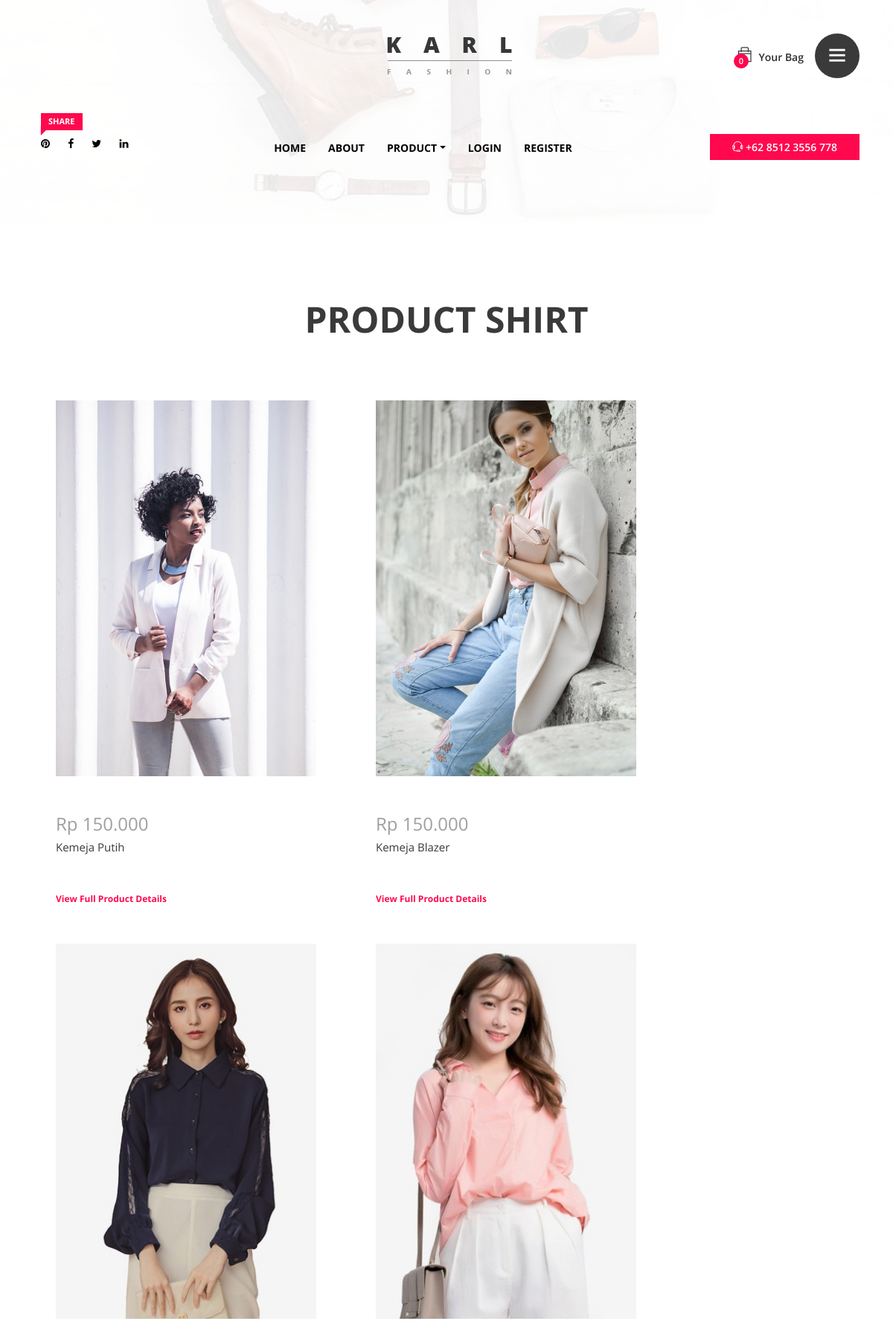
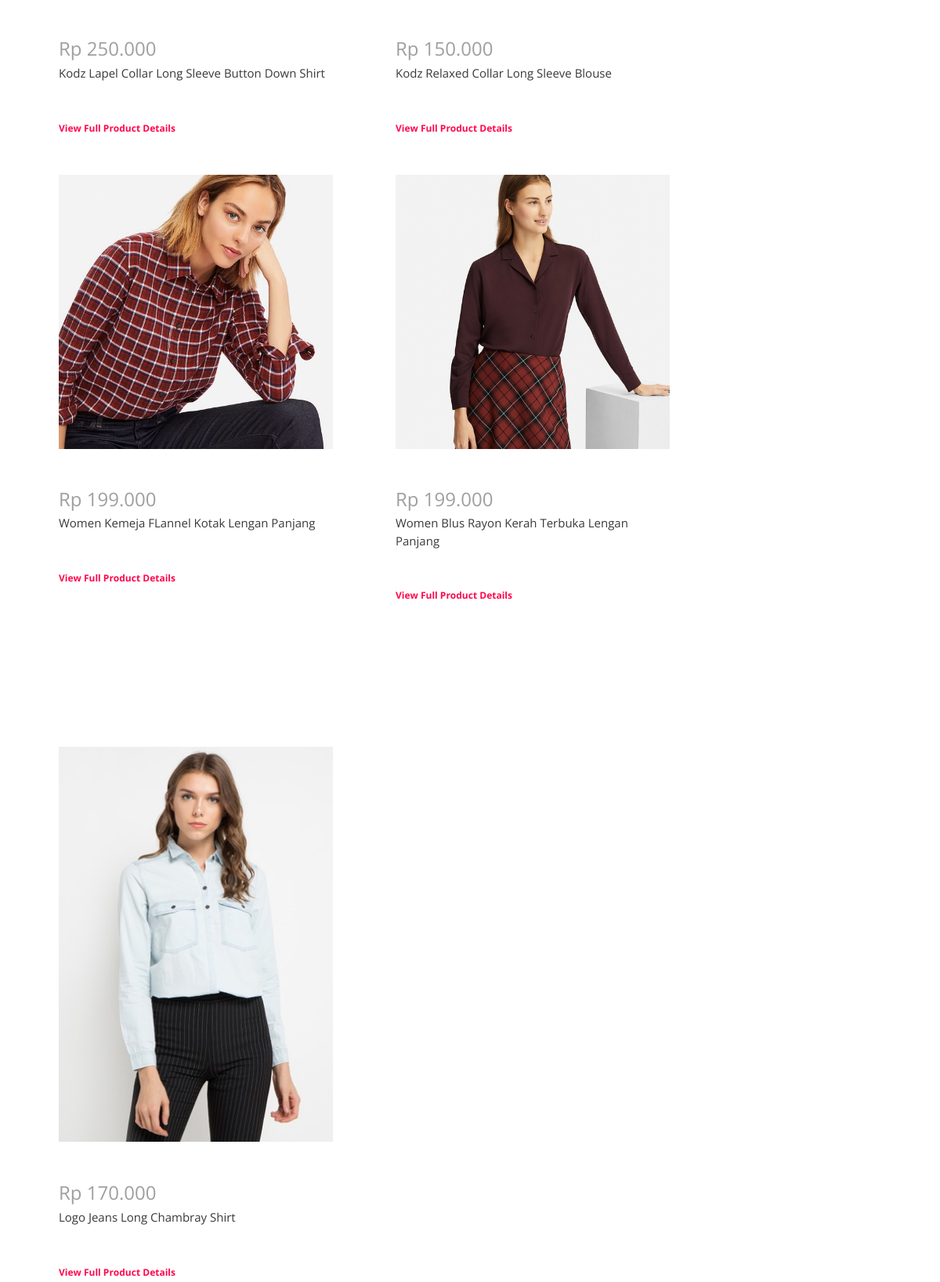
Screenshot of /kemeja.php (upper part) with the database file from the repository (2 pictures, top to bottom).
### tables this page shows
CREATE TABLE `product` (
  `product_id` varchar(16) NOT NULL,
  `categori_id` varchar(6) NOT NULL,
  `categori_nama` varchar(50) NOT NULL,
  `product_nama` varchar(50) NOT NULL,
  `product_keterangan` text NOT NULL,
  `product_harga` int(10) NOT NULL,
  `product_stok` int(3) NOT NULL,
  `product_ukuran` varchar(100) DEFAULT NULL,
  `product_gambar` varchar(15) NOT NULL,
  `product_status` varchar(15) NOT NULL
);

### kemeja.php (the view, shortened to what this page needs)
<?php
require_once 'session.php';
?>
<!DOCTYPE html>
<html lang="en">
<head>
   <?php  require_once 'title.php' ?>
</head>
<body>
    <div class="catagories-side-menu">
        <div id="sideMenuClose">
        </div>
                 <?php  require_once 'categories.php'; ?>
    </div>
    <div id="wrapper">
       <?php  require_once 'header.php'; ?>
        <section class="new_arrivals_area section_padding_100_0 clearfix">
            <div class="container">
                <div class="row">
                    <div class="col-12">
                        <div class="section_heading text-center">
                            <h2>Product Shirt</h2>
                        </div>
                    </div>
                </div>
            </div>
                     <div class="col-12" data-wow-delay="0.2s">
                        <?php
                        $data=mysqli_query($con, "select * from product where product_stok>=1 and categori_id='C1001'");
                        while($rowData=mysqli_fetch_array($data))
                        {
                            ?>
                            <div class="listProduct">
                                <div class="product-img">
                                    <img src="product/<?php echo $rowData['product_gambar'];?>" >
                                </div>
                                <div class="product-description">
                                    <h4 class="product-price"><?php echo "Rp ".number_format($rowData['product_harga'], 0, ",", "."); ?></h4>
                                        <p><?php echo $rowData['product_nama']; ?></p>
                                         <a href="detail_product.php?id=<?php echo $rowData['product_id'];?>" class="add-to-cart-btn">View Full Product Details</a>
                                </div>
                            </div>
                            <?php
                        }
                        ?>
                     </div>
        </section>
    </div>
</body>
</html>

### css/core-style.css (style rules this page uses)
* { margin: 0; padding: 0; }
body { font-family: 'Open Sans', sans-serif; font-weight: 400; overflow-x: hidden; }
h1, h2, h3, h4, h5, h6 { color: #3a3a3a; line-height: 1.2; font-family: 'Open Sans', sans-serif; font-weight: 700; }
p { color: #3a3a3a; font-size: 1em; line-height: 1.5; font-family: 'Open Sans', sans-serif; font-weight: 400; }
a, a:hover, a:focus { -webkit-transition: all 500ms ease 0s; transition: all 500ms ease 0s; text-decoration: none; outline: none; color: #000000; font-family: 'Open Sans', sans-serif; font-weight: 400; }
img { height: auto; max-width: 100%; }
.section_padding_100_0 { padding: 100px 0 0; }
.section_heading { margin-bottom: 50px; position: relative; z-index: 1; }
.section_heading h2 { font-size: 48px; margin-bottom: 0; text-transform: uppercase; }
#wrapper { position: relative; z-index: 1000; background-color: #fff; left: 0; top: 0; -webkit-transition: all linear 500ms; transition: all linear 500ms; box-shadow: 0 0 50px rgba(0, 0, 0, 0.2); }
.catagories-side-menu { background-color: #fff; width: 300px; position: fixed; top: 0; left: 0; height: 100%; z-index: 1; }
#sideMenuClose { color: #fff; width: 20%; height: 50px; line-height: 50px; font-size: 18px; text-align: center; border-radius: 0; cursor: pointer; z-index: 99; position: absolute; top: 0; right: 0; -webkit-transition-duration: 500ms; transition-duration: 500ms; background-color: #3a3a3a; }
.product-img { position: relative; z-index: 1; overflow: hidden }
.product-img > img { width: 100%; -webkit-transition-duration: 500ms; transition-duration: 500ms; }
.product-description { margin-top: 50px; }
.product-description h4 { font-weight: 400; color: #9f9f9f; margin-bottom: 5px; display: block; }
.product-description p { font-size: 15px; margin: 0; }
.product-description .add-to-cart-btn { margin-top: 50px; font-size: 12px; font-weight: 700; color: #ff084e; display: block; }
.listProduct { width:350px; height:700px; float:left; margin:30px 20px 0 60px; }

### rows the page displays
product: product_gambar (picture), product_harga "150.000", product_nama "Kemeja Putih"
product: product_gambar (picture), product_harga "150.000", product_nama "Kemeja Blazer"
product: product_gambar (picture), product_harga "250.000", product_nama "Kodz Lapel Collar Long Sleeve Button Down Shirt"
product: product_gambar (picture), product_harga "150.000", product_nama "Kodz Relaxed Collar Long Sleeve Blouse"
product: product_gambar (picture), product_harga "199.000", product_nama "Women Kemeja FLannel Kotak Lengan Panjang"
product: product_gambar (picture), product_harga "199.000", product_nama "Women Blus Rayon Kerah Terbuka Lengan Panjang"
product: product_gambar (picture), product_harga "170.000", product_nama "Logo Jeans Long Chambray Shirt"

### other values shown
count($_SESSION['myCart'] ?? []) "0"
